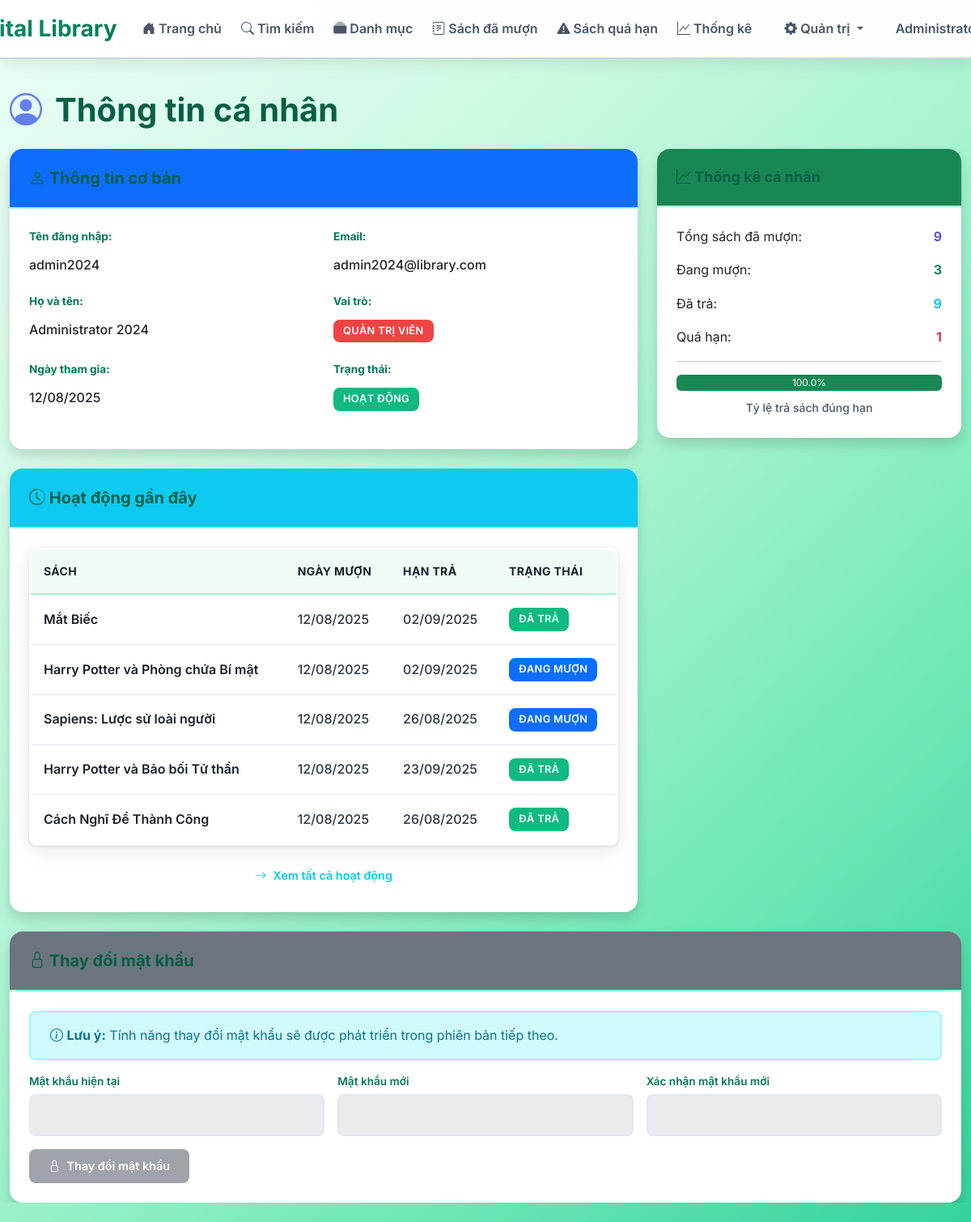
The app's page /profile (signed in), older data.
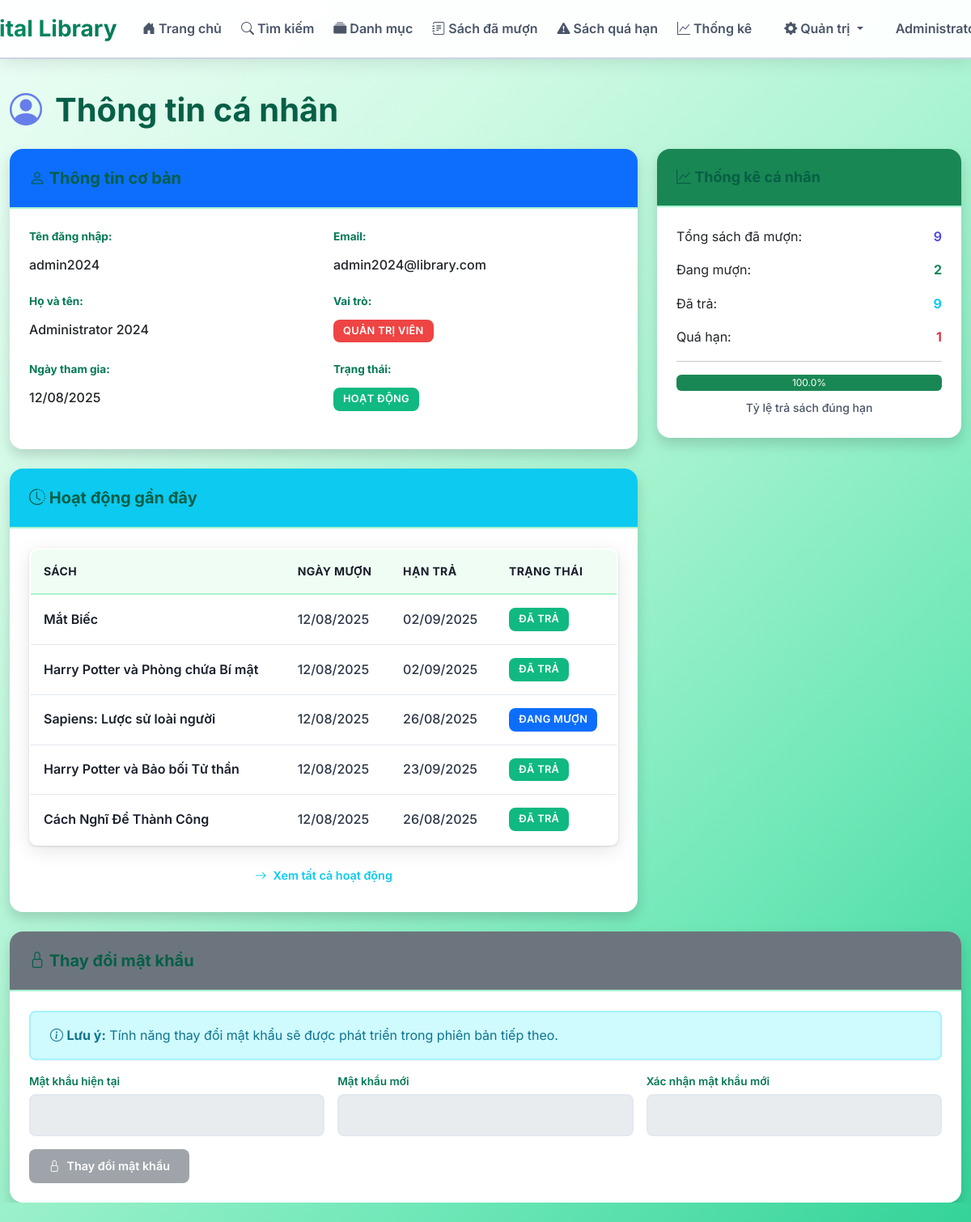
The same page, newer data.
### app/models/loan.py (models this page shows, shortened)
class Loan(db.Model):
    __tablename__ = 'loans'
    id = db.Column(db.Integer, primary_key=True)
    user_id = db.Column(db.Integer, db.ForeignKey('users.id'), nullable=False)
    book_id = db.Column(db.Integer, db.ForeignKey('books.id'), nullable=False)
    loan_date = db.Column(db.DateTime, default=datetime.utcnow, nullable=False)
    due_date = db.Column(db.DateTime, nullable=False)
    return_date = db.Column(db.DateTime)
    status = db.Column(db.String(20), default='borrowed')  # borrowed, returned, overdue
    user = db.relationship('User', back_populates='loans')
    book = db.relationship('Book', back_populates='loans')

### app/models/book.py (models this page shows, shortened)
class Book(db.Model):
    __tablename__ = 'books'
    id = db.Column(db.Integer, primary_key=True)
    isbn = db.Column(db.String(20), unique=True, nullable=False)
    title = db.Column(db.String(200), nullable=False)
    author = db.Column(db.String(100), nullable=False)
    publisher = db.Column(db.String(100))
    publication_year = db.Column(db.Integer)
    category = db.Column(db.String(50))
    description = db.Column(db.Text)
    total_copies = db.Column(db.Integer, default=1)
    available_copies = db.Column(db.Integer, default=1)  # Giữ lại để tương thích
    location = db.Column(db.String(100))
    is_active = db.Column(db.Boolean, default=True)
    created_at = db.Column(db.DateTime, default=datetime.utcnow)
    loans = db.relationship('Loan', back_populates='book')

### app/routes/auth.py (the view)
@auth_bp.route('/profile')
@login_required
def profile():
    from app.models.loan import Loan
    from datetime import datetime
    overdue_count = Loan.query.filter(
        Loan.user_id == current_user.id,
        Loan.status == 'borrowed',
        Loan.due_date < datetime.now()
    ).count()
    return render_template('auth/profile.html', overdue_count=overdue_count)

### app/models/user.py (called while the page is built)
@login_manager.user_loader
def load_user(user_id):
    return User.query.get(int(user_id))

    def is_admin(self):
        return self.role == 'admin'

    def is_librarian(self):
        return self.role in ['admin', 'librarian']

### app/templates/auth/profile.html (shortened to what the changed rows need)
{% extends "base.html" %}
{% block content %}
<div class="row">
    <div class="col-12">
        <h1 class="h2 mb-4 search-page-title">
            <i class="bi bi-person-circle"></i> Thông tin cá nhân
        </h1>
    </div>
</div>
<div class="row">
    <div class="col-lg-8">
        <div class="card shadow">
            <div class="card-body">
                {% if current_user.loans %}
                    {% set recent_loans = current_user.loans|sort(attribute='loan_date', reverse=true) %}
                    <div class="table-responsive">
                        <table class="table table-hover">
                            <thead>
                                <tr>
                                    <th>Sách</th>
                                    <th>Ngày mượn</th>
                                    <th>Hạn trả</th>
                                    <th>Trạng thái</th>
                                </tr>
                            </thead>
                            <tbody>
                                {% for loan in recent_loans[:5] %}
                                <tr>
                                    <td>
                                        <a href="{{ url_for('books.book_detail', book_id=loan.book.id) }}" class="text-decoration-none">
                                            {{ loan.book.title }}
                                        </a>
                                    </td>
                                    <td>{{ loan.loan_date.strftime('%d/%m/%Y') if loan.loan_date else 'N/A' }}</td>
                                    <td>{{ loan.due_date.strftime('%d/%m/%Y') if loan.due_date else 'N/A' }}</td>
                                    <td>
                                        <span class="badge {% if loan.return_date is none %}bg-primary{% else %}bg-success{% endif %}">
                                            {% if loan.return_date is none %}Đang mượn{% else %}Đã trả{% endif %}
                                        </span>
                                    </td>
                                </tr>
                                {% endfor %}
                            </tbody>
                        </table>
                    </div>
                {% else %}
                    <p class="text-muted text-center mb-0">Chưa có hoạt động nào</p>
                {% endif %}
            </div>
        </div>
    </div>
    <div class="col-lg-4">
        <div class="card shadow mb-4">
            <div class="card-body">
                <div class="d-flex justify-content-between align-items-center mb-3">
                    <span>Đang mượn:</span>
                    <strong class="text-success">{{ current_user.loans|selectattr('return_date', 'none')|list|length if current_user.loans else 0 }}</strong>
                </div>
                        {% set total_loans = current_user.loans|length if current_user.loans else 0 %}
                        {% set returned_loans = current_user.loans|selectattr('return_date', 'defined')|list|length if current_user.loans else 0 %}
                        {% if total_loans > 0 %}
                            {% set return_rate = (returned_loans / total_loans * 100)|round %}
                        {% else %}
                            {% set return_rate = 0 %}
                        {% endif %}
            </div>
        </div>
    </div>
</div>
{% endblock %}

Row changes from the older to the newer data that the page shows:
changed Loan "Harry Potter và Phòng chứa Bí mật": return_date "ĐANG MƯỢN" → "ĐÃ TRẢ"
Text that changed along with them:
text no longer shown: "3"
text now shown: "2"
